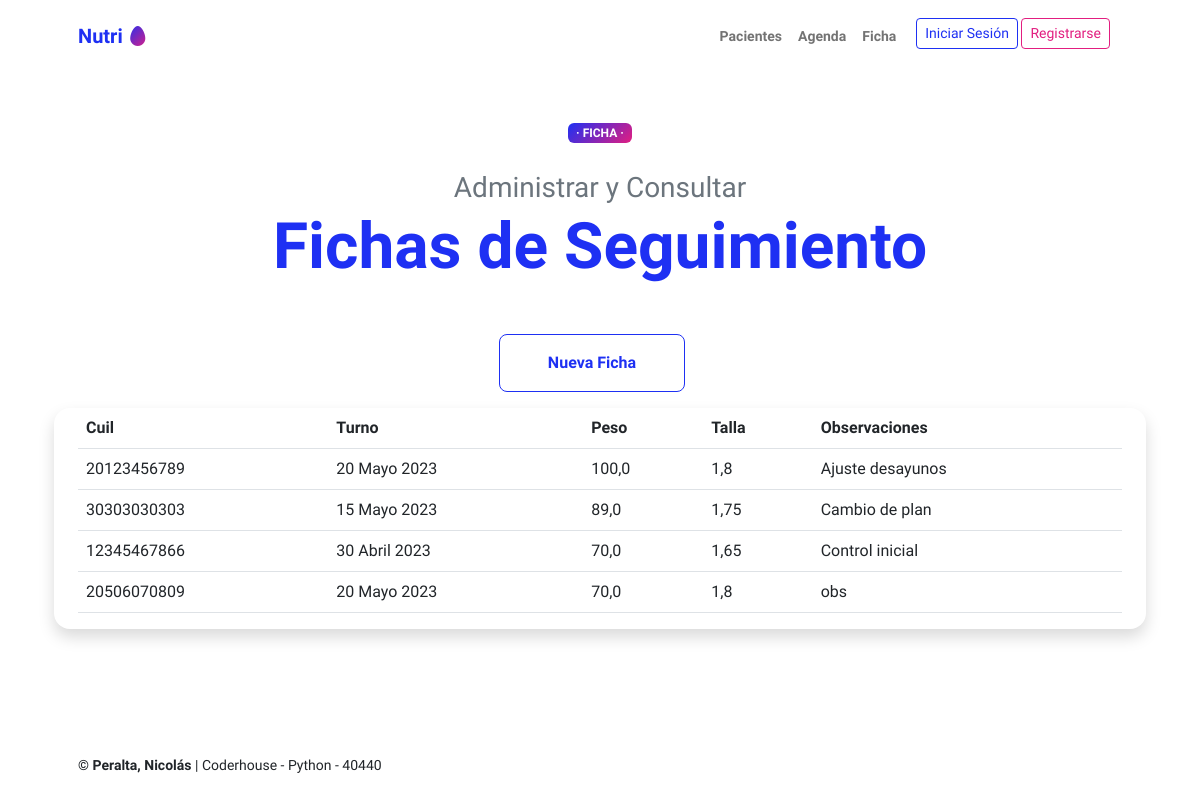
The app's page /ficha/ with its own data.
### agenda/models.py (models this page shows, shortened)
class ficha(models.Model):
    paciente = models.CharField(max_length=11)
    fecha = models.DateField(null=True)
    peso=models.FloatField(null=True)
    talla=models.FloatField(null=True)
    imc=models.FloatField(null=True)
    observaciones=models.CharField(max_length=1000, blank=True)
    def imc(self):
        self.imc=self.peso / self.talla ** 2

### agenda/views.py (the view)
# urls.py: path('ficha/', views.vista_ficha, name="ficha"),
def vista_ficha(request):
    contexto = {
        "ficha": ficha.objects.all(),
    }
    http_response = render(
        request=request,
        template_name='agenda/ficha.html',
        context=contexto,
    )
    return http_response

### agenda/templates/agenda/ficha.html
{% extends 'agenda/base.html' %}
  {% block contenido%}
      <div class="text-center text-xxl-start">
          <div class="badge bg-gradient-primary-to-secondary text-white mb-4"><div class="text-uppercase"> &middot; Ficha &middot;</div></div>
          <div class="fs-3 fw-light text-muted">Administrar y Consultar</div>
          <h1 class="display-3 fw-bolder mb-5"><span class="text-primary d-inline">Fichas de Seguimiento</span></h1>
          <div class="d-grid gap-3 d-sm-flex justify-content-sm-center justify-content-xxl-start mb-3">
              <a class="btn btn-outline-primary btn-lg px-5 py-3 me-sm-3 fs-6 fw-bolder" href="{% url 'ficha_agregar' %}">Nueva Ficha</a>
      </div>
      </div>
      <div class="shadow border-0 rounded-4">
        <table class="table table-hover">
          <tbody>
            <tr>
              <th>Cuil</th>
              <th>Turno</th>
              <th>Peso</th>
              <th>Talla</th>
              <th>Observaciones</th>
            </tr>
            {% for dato in ficha %}
            <tr>
              <td>{{ dato.paciente }}</td>
              <td>{{ dato.fecha }}</td>
              <td>{{ dato.peso }}</td>
              <td>{{ dato.talla }}</td>
              <td>{{ dato.observaciones }}</td>
            </tr>
            {% endfor %}
          </tbody>
        </table>
      </div>
  {% endblock contenido%}

### records on screen
ficha: paciente "20123456789", fecha "20 Mayo 2023", peso "100,0", talla "1,8", observaciones "Ajuste desayunos"
ficha: paciente "30303030303", fecha "15 Mayo 2023", peso "89,0", talla "1,75", observaciones "Cambio de plan"
ficha: paciente "12345467866", fecha "30 Abril 2023", peso "70,0", talla "1,65", observaciones "Control inicial"
ficha: paciente "20506070809", fecha "20 Mayo 2023", peso "70,0", talla "1,8", observaciones "obs"
